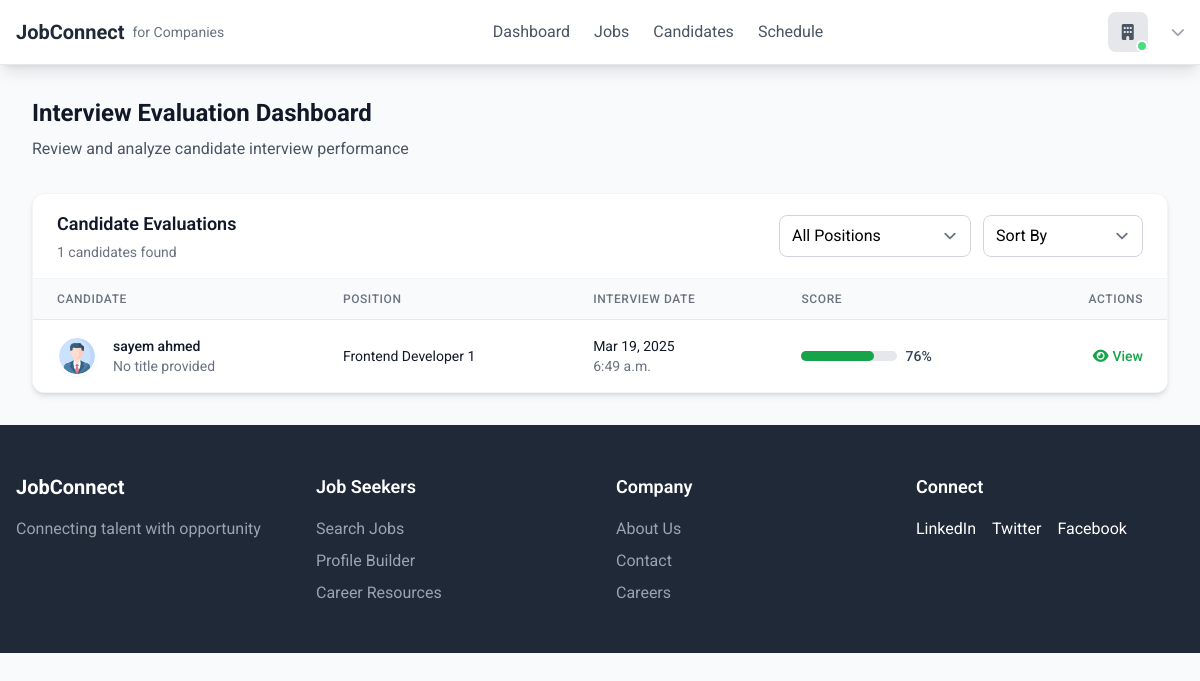
Page /company/interview-evaluation/ on the earlier database version.
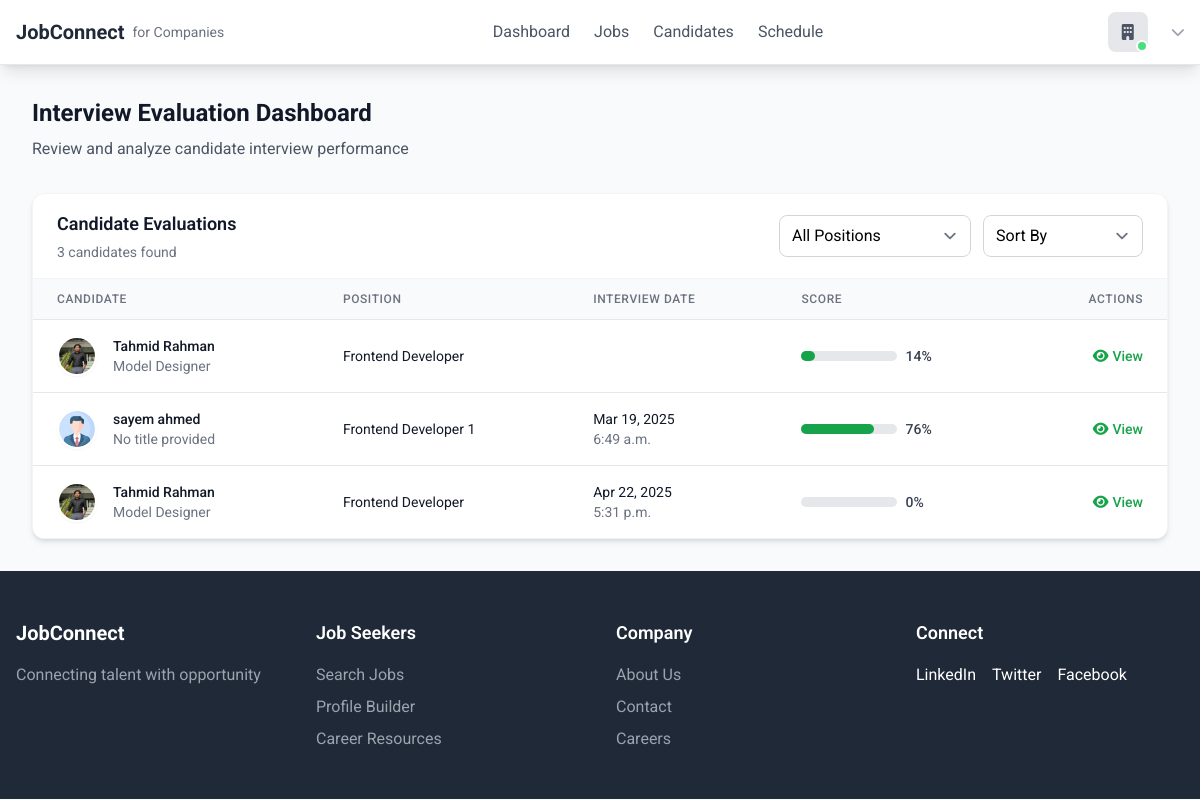
Same page on the later database version.
### employer/models.py (models this page shows, shortened)
class Interview(models.Model):
    application = models.ForeignKey(JobApplication, on_delete=models.CASCADE)
    start_time = models.DateTimeField(blank=True, null=True)
    end_time = models.DateTimeField(blank=True, null=True)
    resume_ratings = models.SmallIntegerField(
        default=0,
        null=True,
        blank=True,
        validators=[MinValueValidator(0), MaxValueValidator(5)])
    technical_score = models.FloatField(
        default=0,
        null=True,
        blank=True,
        validators=[MinValueValidator(0), MaxValueValidator(10)])
    communication_score = models.FloatField(
        default=0,
        null=True,
        blank=True,
        validators=[MinValueValidator(0), MaxValueValidator(10)])
    problem_solving_score = models.FloatField(
        default=0,
        null=True,
        blank=True,
        validators=[MinValueValidator(0), MaxValueValidator(10)])
    resume_comments = models.TextField(null=True, blank=True)
    feedback = models.TextField(null=True, blank=True)

class JobApplication(models.Model):
    application_id = models.AutoField(primary_key=True)
    job = models.ForeignKey('Job', on_delete=models.CASCADE)
    applicant = models.ForeignKey('jobseeker.Profile', on_delete=models.CASCADE)
    resume = models.FileField(upload_to='resumes/', null=True, blank=True)
    applied_date = models.DateTimeField(auto_now_add=True)
    is_selected = models.BooleanField(default=False, null=True, blank=True)
    is_scheduled = models.BooleanField(default=False, null=True, blank=True)
    is_interviewed = models.BooleanField(default=False, null=True, blank=True)

class Job(models.Model):
    JOB_TYPE_CHOICES = [
        ('Full-Time', 'Full-Time'),
        ('Part-Time', 'Part-Time'),
        ('Contract', 'Contract'),
        ('Internship', 'Internship')
    ]
    STATUS_CHOICES = [
        ('Active', 'Active'),
        ('Draft', 'Draft'),
        ('Closed', 'Closed'),
    ]
    CATEGORY_CHOICES = [
        ('engineering', 'Engineering'),
        ('design', 'Design'),
        ('marketing', 'Marketing'),
    ]
    job_id = models.AutoField(primary_key=True)
    title = models.CharField(max_length=255)
    company = models.ForeignKey('Company', on_delete=models.CASCADE)
    location = models.CharField(max_length=255)
    job_type = models.CharField(max_length=20, choices=JOB_TYPE_CHOICES)
    posted_date = models.DateTimeField(auto_now_add=True)
    salary_min = models.DecimalField(max_digits=10, decimal_places=2)
    salary_max = models.DecimalField(max_digits=10, decimal_places=2)
    applications = models.IntegerField(default=0)
    exp_need = models.IntegerField(default=0)
    description = models.TextField()
    responsibilities = models.TextField()
    requirements = models.TextField()
    benefits = models.TextField()
    status = models.CharField(max_length=10, choices=STATUS_CHOICES, default='Draft')
    category = models.CharField(max_length=20, choices=CATEGORY_CHOICES)

### jobseeker/models.py (models this page shows, shortened)
class Profile(models.Model):
    user = models.OneToOneField(CustomUser, on_delete=models.CASCADE, related_name='profile')
    profile_id = models.AutoField(primary_key=True)
    profile_picture = models.ImageField(upload_to='profile_pics/', blank=True, null=True,default='profile_pics/profile_1.png')
    google_picture_url = models.URLField(blank=True, null=True)
    first_name = models.CharField(max_length=50, blank=True, null=True)
    last_name = models.CharField(max_length=50, blank=True, null=True)
    job_title = models.CharField(max_length=100, blank=True, null=True)
    location = models.CharField(max_length=100, blank=True, null=True)
    about_me = models.TextField( blank=True, null=True)
    establised_at = models.DateField(blank=True, null=True)
    total_employees = models.IntegerField(blank=True, null=True)

### employer/views.py (the view)
# urls.py: path('interview-evaluation/', interview_evaluation, name='interview_evaluation'),
def interview_evaluation(request):
    interview = Interview.objects.filter(application__is_interviewed=True).annotate(
        ration=ExpressionWrapper(
            ((F("resume_ratings") + F("technical_score") + F("problem_solving_score") + F("communication_score")) * 100) / 35,
            output_field=FloatField()
        )
    ).order_by('start_time')
    return render(request, 'employee/candidate_evaluation.html',
                  {'interview':interview})

### static/templates/employee/candidate_evaluation.html (shortened to what this page needs)
{% extends 'base.html' %}
{% block nav %}
{% include 'components/company_nav.html' %}
{% endblock nav %}
{% block content %}
<div class="max-w-7xl mx-auto px-4 sm:px-6 lg:px-8 py-8">
    <div class="flex flex-col md:flex-row justify-between items-start md:items-center mb-8">
        <div class="mb-4 md:mb-0">
            <h1 class="text-2xl font-bold text-gray-900">Interview Evaluation Dashboard</h1>
            <p class="text-gray-600 mt-2">Review and analyze candidate interview performance</p>
        </div>
    </div>
    <div class="bg-white rounded-xl shadow-md border border-gray-100 overflow-hidden">
        <div
            class="px-6 py-4 border-b border-gray-100 flex flex-col md:flex-row items-start md:items-center justify-between gap-4">
            <div>
                <h3 class="text-lg font-semibold text-gray-900">Candidate Evaluations</h3>
                <p class="text-sm text-gray-500 mt-1">{{ interview|length }} candidates found</p>
            </div>
            <div class="flex flex-col sm:flex-row items-stretch sm:items-center gap-3 w-full md:w-auto">
                <div class="w-full sm:w-48">
                    <div class="relative">
                        <select id="job-category"
                            class="block w-full pl-3 pr-10 py-2 text-base border border-gray-300 focus:outline-none focus:ring-2 focus:ring-green-500 focus:border-green-500 rounded-lg">
                            <option value="all">All Positions</option>
                        </select>
                    </div>
                </div>
                <div class="w-full sm:w-40">
                    <div class="relative">
                        <select id="sort-by"
                            class="block w-full pl-3 pr-10 py-2 text-base border border-gray-300 focus:outline-none focus:ring-2 focus:ring-green-500 focus:border-green-500 rounded-lg">
                            <option value="all">Sort By</option>
                        </select>
                    </div>
                </div>
            </div>
        </div>
        <div class="overflow-x-auto ">
            <table class="min-w-full divide-y divide-gray-200">
                <thead class="bg-gray-50">
                    <tr>
                        <th scope="col"
                            class="px-6 py-3 text-left text-xs font-medium text-gray-500 uppercase tracking-wider">
                            Candidate</th>
                        <th scope="col"
                            class="px-6 py-3 text-left text-xs font-medium text-gray-500 uppercase tracking-wider">
                            Position</th>
                        <th scope="col"
                            class="px-6 py-3 text-left text-xs font-medium text-gray-500 uppercase tracking-wider">
                            Interview Date</th>
                        <th scope="col"
                            class="px-6 py-3 text-left text-xs font-medium text-gray-500 uppercase tracking-wider">Score
                        </th>
                        <th scope="col"
                            class="px-6 py-3 text-right text-xs font-medium text-gray-500 uppercase tracking-wider">
                            Actions</th>
                    </tr>
                </thead>
                <tbody class="bg-white divide-y divide-gray-200" id="candidate-table-body">
                    {% for i in interview %}
                    <tr data-job-id="{{ i.application.job.job_id }}"
                        class="hover:bg-gray-50 transition-colors duration-150">
                        <td class="px-6 py-4 whitespace-nowrap">
                            <div class="flex items-center">
                                <div class="flex-shrink-0 h-10 w-10">
                                    <img class="h-10 w-10 rounded-full border-2 border-white shadow-sm"
                                        src="{{ i.application.applicant.profile_picture.url }}" alt="">
                                </div>
                                <div class="ml-4">
                                    <div class="text-sm font-medium text-gray-900">
                                        {{ i.application.applicant.first_name|default:"" }}
                                        {{ i.application.applicant.last_name|default:"" }}</div>
                                    <div class="text-sm text-gray-500">
                                        {{ i.application.applicant.job_title|default:"No title provided" }}</div>
                                </div>
                            </div>
                        </td>
                        <td class="px-6 py-4 whitespace-nowrap">
                            <div class="text-sm text-gray-900">{{ i.application.job.title }}</div>
                        </td>
                        <td class="px-6 py-4 whitespace-nowrap">
                            <div class="text-sm text-gray-900">{{ i.start_time|date:"M d, Y" }}</div>
                            <div class="text-sm text-gray-500">{{ i.start_time|time }}</div>
                        </td>
                        <td class="px-6 py-4 whitespace-nowrap">
                            <div class="flex items-center">
                                <div class="w-24 bg-gray-200 rounded-full h-2.5 mr-2">
                                    <div class="bg-green-600 h-2.5 rounded-full" style="width: {{ i.ration }}%"></div>
                                </div>
                                <span class="text-sm font-medium text-gray-700">{{ i.ration|floatformat:0 }}%</span>
                            </div>
                        </td>
                        <td class="px-6 py-4 whitespace-nowrap text-right text-sm font-medium">
                            <a href="{% url 'employer:interview_selection' i.id %}"
                                class="text-green-600 hover:text-green-900 inline-flex items-center">
                                <i class="fas fa-eye mr-1"></i> View
                            </a>
                        </td>
                    </tr>
                    {% endfor %}
                </tbody>
            </table>
        </div>
    </div>
</div>
{% endblock content %}
{% block footer %}
<div class="footer-container hidden md:block">
    {% include 'components/footer.html' %}
</div>
{% endblock footer %}

### theme/templates/base.html (shortened to what this page needs)
{% load static tailwind_tags %}
<!DOCTYPE html>
<html lang="en">
<head>
	<link rel="stylesheet" href="https://cdnjs.cloudflare.com/ajax/libs/font-awesome/6.0.0/css/all.min.css">
	<link rel="stylesheet" href="https://cdn.jsdelivr.net/npm/fullcalendar@5.11.3/main.min.css">
	{% tailwind_css %}
</head>
<body class="bg-gray-50 font-['Roboto'] leading-normal tracking-normal">
	{% block nav %}
	{% endblock nav %}
	{% block content %}
	{% endblock content %}
	{% block footer %}
	{% endblock footer %}
</body>
</html>

### static/templates/components/company_nav.html (shortened to what this page needs)
<nav class="bg-white shadow-lg border-b border-gray-200 sticky top-0 z-10">
    <div class="max-w-7xl mx-auto px-4">
        <div class="flex justify-between items-center py-3">
            <a href="/company/" class="flex items-center space-x-2">
                <span class="text-xl font-bold text-gray-800">JobConnect</span>
                <span class="text-sm text-gray-500">for Companies</span>
            </a>
            <div class="hidden md:flex items-center space-x-6">
                <a href="/company/"
                    class="hover:hover:text-green-600 {% if request.path == '/company/' %} text-green-600 {% else %} text-gray-600 {% endif %}">Dashboard</a>
                <a href="/company/jobs/"
                    class="hover:hover:text-green-600 {% if '/company/jobs/' in request.path %} text-green-600 {% else %} text-gray-600 {% endif %}">Jobs</a>
                <a href="/company/candidates/"
                    class="hover:hover:text-green-600 {% if '/company/candidates/' in request.path %} text-green-600 {% else %} text-gray-600 {% endif %}">Candidates</a>
                <a href="/company/schedule/"
                    class="hover:hover:text-green-600 {% if '/company/schedule/' in request.path %} text-green-600 {% else %} text-gray-600 {% endif %}">Schedule</a>
            </div>
            <div class="relative ml-4">
                <button id="profile-dropdown-button" class="flex items-center space-x-3 focus:outline-none">
                    <div class="relative">
                        <div class="h-10 w-10 rounded-lg bg-gray-200 flex items-center justify-center">
                            <i class="fas fa-building text-gray-600"></i>
                        </div>
                        <span
                            class="absolute bottom-0 right-0 w-3 h-3 bg-green-400 rounded-full border-2 border-white"></span>
                    </div>
                    <i class="fas fa-chevron-down text-gray-400 text-sm"></i>
                </button>
            </div>
        </div>
    </div>
</nav>

### static/templates/components/footer.html
<footer class="bg-gray-800 text-white py-12">
    <div class="max-w-7xl mx-auto px-4">
        <div class="grid md:grid-cols-4 gap-8">
            <div>
                <h4 class="text-xl font-bold mb-4">JobConnect</h4>
                <p class="text-gray-400">Connecting talent with opportunity</p>
            </div>
            <div>
                <h4 class="text-lg font-semibold mb-4">Job Seekers</h4>
                <ul class="space-y-2 text-gray-400">
                    <li><a href="#" class="hover:text-white">Search Jobs</a></li>
                    <li><a href="#" class="hover:text-white">Profile Builder</a></li>
                    <li><a href="#" class="hover:text-white">Career Resources</a></li>
                </ul>
            </div>
            <div>
                <h4 class="text-lg font-semibold mb-4">Company</h4>
                <ul class="space-y-2 text-gray-400">
                    <li><a href="#" class="hover:text-white">About Us</a></li>
                    <li><a href="#" class="hover:text-white">Contact</a></li>
                    <li><a href="#" class="hover:text-white">Careers</a></li>
                </ul>
            </div>
            <div>
                <h4 class="text-lg font-semibold mb-4">Connect</h4>
                <div class="flex space-x-4">
                    <a href="#" class="hover:text-blue-400">LinkedIn</a>
                    <a href="#" class="hover:text-blue-400">Twitter</a>
                    <a href="#" class="hover:text-blue-400">Facebook</a>
                </div>
            </div>
        </div>
    </div>
</footer>

Differences in the rows shown:
added Interview: application.applicant.profile_picture (picture), application.applicant.first_name "Tahmid", application.applicant.last_name "Rahman", application.applicant.job_title "Model Designer", application.job "Frontend Developer", ration "14"
added Interview: application.applicant.profile_picture (picture), application.applicant.first_name "Tahmid", application.applicant.last_name "Rahman", application.applicant.job_title "Model Designer", application.job "Frontend Developer", start_time "Apr 22, 2025", start_time "5:31 p.m.", ration "0"
Other differences:
{{ interview|length }}: "1" → "3"
